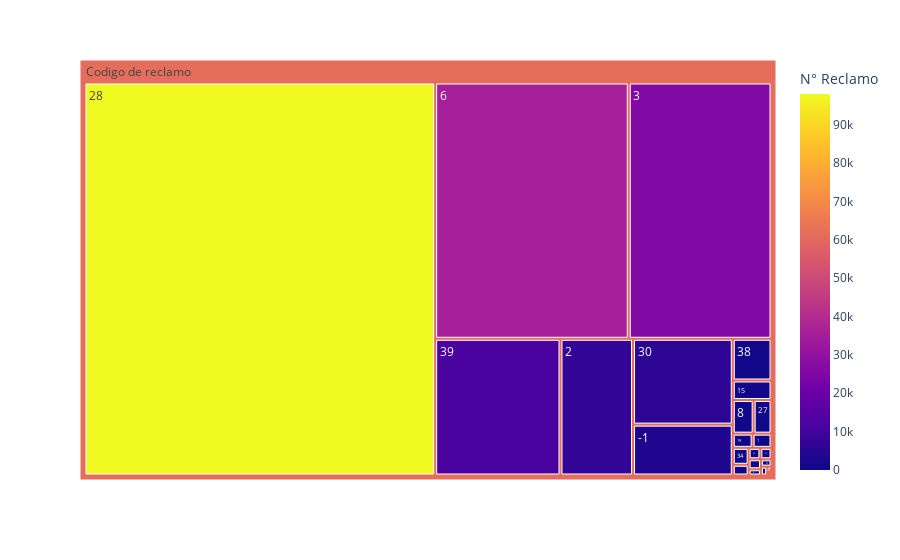

Here is the notebook cell this chart was saved with:
### Code cell
data_temp = datos_preprocessed.groupby(['Cod Motivo SBS']).agg({ 'N° Reclamo': "count"})
data_temp = data_temp.sort_values(by=['N° Reclamo'], ascending = False).reset_index()

fig = px.treemap(data_temp, path=[px.Constant('Codigo de reclamo'),'Cod Motivo SBS'], values='N° Reclamo',
                  color='N° Reclamo', hover_data=['Cod Motivo SBS'])
fig.show()

### Figure 1 — Plotly figure (JSON) as saved in the notebook; plotly's stock layout.template omitted (floating-point values rounded to 4 significant figures)
{"data": [{"branchvalues": "total", "customdata": [[-1, 3608], [1, 191], [2, 7054], [3, 26015], [4, 55], [6, 35285], [7, 121], [8, 500], [9, 55], [15, 537], [17, 6], [19, 201], [21, 90], [22, 95], [23, 39], [27, 427], [28, 98005], [30, 6088], [33, 88], [34, 191], [38, 1149], [39, 12186], [107, 1], [108, 1], [111, 10], [999, 9], ["(?)", 61340.0]], "domain": {"x": [0, 1], "y": [0, 1]}, "hovertemplate": "labels=%{label}<br>N° Reclamo_sum=%{value}<br>parent=%{parent}<br>id=%{id}<br>Cod Motivo SBS=%{customdata[0]}<br>N° Reclamo=%{color}<extra></extra>", "ids": ["Codigo de reclamo/-1", "Codigo de reclamo/1", "Codigo de reclamo/2", "Codigo de reclamo/3", "Codigo de reclamo/4", "Codigo de reclamo/6", "Codigo de reclamo/7", "Codigo de reclamo/8", "Codigo de reclamo/9", "Codigo de reclamo/15", "Codigo de reclamo/17", "Codigo de reclamo/19", "Codigo de reclamo/21", "Codigo de reclamo/22", "Codigo de reclamo/23", "Codigo de reclamo/27", "Codigo de reclamo/28", "Codigo de reclamo/30", "Codigo de reclamo/33", "Codigo de reclamo/34", "Codigo de reclamo/38", "Codigo de reclamo/39", "Codigo de reclamo/107", "Codigo de reclamo/108", "Codigo de reclamo/111", "Codigo de reclamo/999", "Codigo de reclamo"], "labels": ["-1", "1", "2", "3", "4", "6", "7", "8", "9", "15", "17", "19", "21", "22", "23", "27", "28", "30", "33", "34", "38", "39", "107", "108", "111", "999", "Codigo de reclamo"], "marker": {"coloraxis": "coloraxis", "colors": [3608, 191, 7054, 26015, 55, 35285, 121, 500, 55, 537, 6, 201, 90, 95, 39, 427, 98005, 6088, 88, 191, 1149, 12186, 1, 1, 10, 9, 61340.0]}, "name": "", "parents": ["Codigo de reclamo", "Codigo de reclamo", "Codigo de reclamo", "Codigo de reclamo", "Codigo de reclamo", "Codigo de reclamo", "Codigo de reclamo", "Codigo de reclamo", "Codigo de reclamo", "Codigo de reclamo", "Codigo de reclamo", "Codigo de reclamo", "Codigo de reclamo", "Codigo de reclamo", "Codigo de reclamo", "Codigo de reclamo", "Codigo de reclamo", "Codigo de reclamo", "Codigo de reclamo", "Codigo de reclamo", "Codigo de reclamo", "Codigo de reclamo", "Codigo de reclamo", "Codigo de reclamo", "Codigo de reclamo", "Codigo de reclamo", ""], "type": "treemap", "values": [3608, 191, 7054, 26015, 55, 35285, 121, 500, 55, 537, 6, 201, 90, 95, 39, 427, 98005, 6088, 88, 191, 1149, 12186, 1, 1, 10, 9, 192007]}], "layout": {"coloraxis": {"colorbar": {"title": {"text": "N° Reclamo"}}, "colorscale": [[0, "#0d0887"], [0.1111, "#46039f"], [0.2222, "#7201a8"], [0.3333, "#9c179e"], [0.4444, "#bd3786"], [0.5556, "#d8576b"], [0.6667, "#ed7953"], [0.7778, "#fb9f3a"], [0.8889, "#fdca26"], [1, "#f0f921"]]}, "legend": {"tracegroupgap": 0}, "margin": {"t": 60}}}
